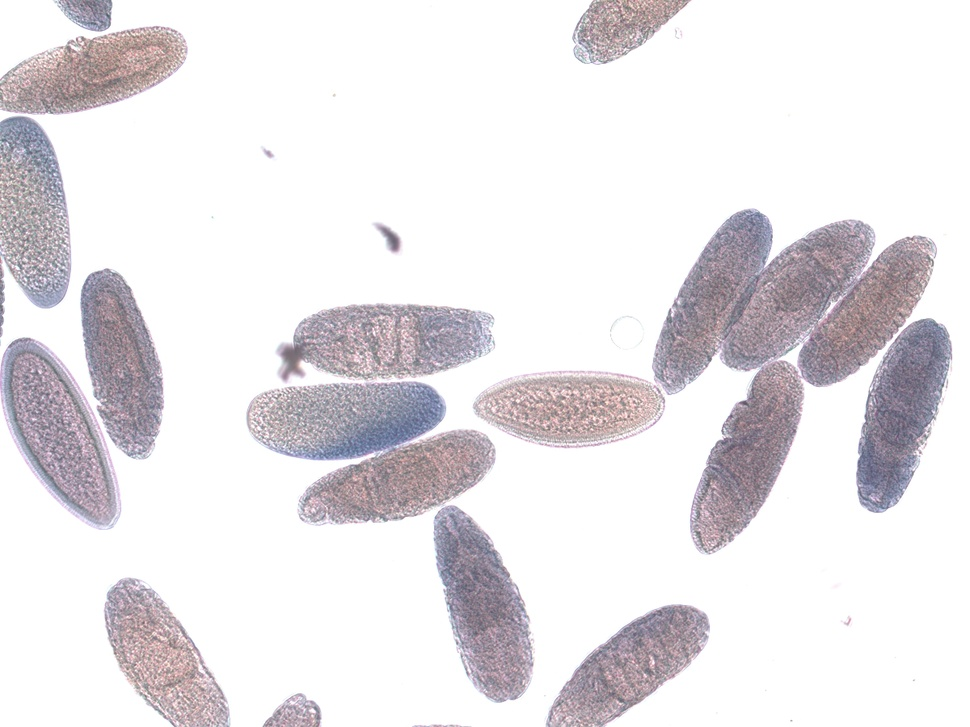
#> input picture Processamento Digital de Imagens/Lab06/insitu107595.jpg, 970 x 727 px, shrunk from 1200 x 900 before the run
$ jupyter execute --allow-errors lab06.ipynb
#> lines starting #> are read from the running program, lines starting #| are printed output that depends on the picture; after the words box and inside, x2 and y2 are one past the last pixel; in counts of white or black regions, pixels touching at a corner belong together
**Prática de Segmentação de imagens**

[cell 1]
# code here
import cv2
import matplotlib.pyplot as plt
import numpy as np

1) Faça a plotagem do histograma da imagem, observando o histograma, escolha um valor para definir um threshold

[cell 2]
img1 = cv2.imread("insitu107595.jpg", cv2.IMREAD_GRAYSCALE)
#> img1: shape (727, 970); min 86, max 255, mean 228.9

histImg = cv2.calcHist([img1], [0], None, [255], [0, 256])
#> histImg = 255 values, max 489092 at index 254, min 0 at index 0, mean 2765.5

# Exiba o histograma
plt.plot(histImg)
plt.title('Histograma da Imagem')
plt.xlabel('Valor dos Pixels')
plt.ylabel('Frequência')
plt.show()
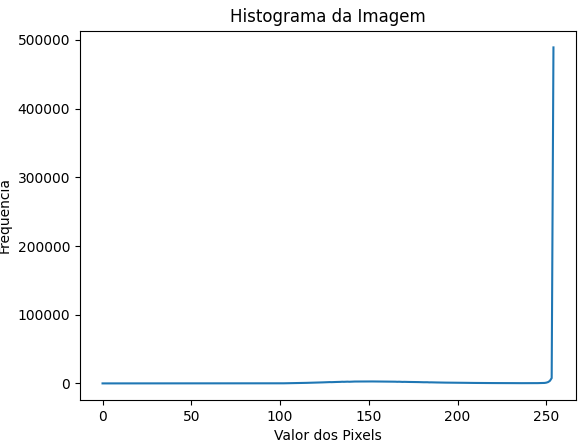
#> figure drawn by matplotlib, 1 panel; curve peaks at x = 254, y = 489092

[cell 3]
thresold = 200
_, img_threshold = cv2.threshold(img1, thresold , 255, cv2.THRESH_BINARY)
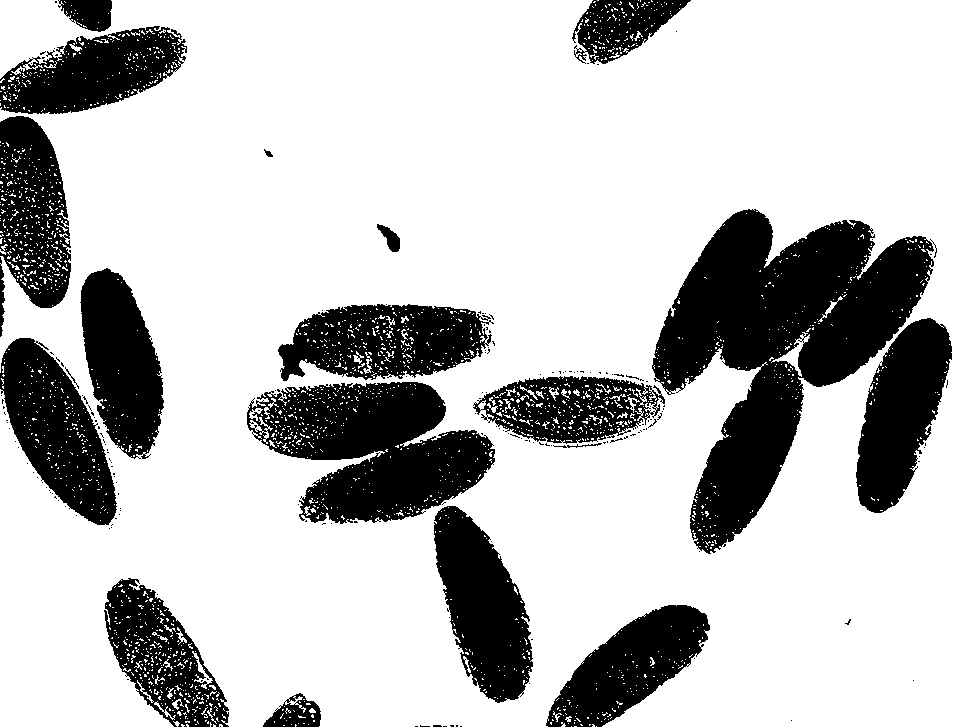
#> img_threshold: shape (727, 970); 75.2% white; 192 black regions (171 under 20 px), largest, box (x1, y1, x2, y2) and area: (652, 209, 934, 554) 43617, (247, 382, 495, 524) 21750, (434, 506, 533, 703) 11705

plt.subplot(131)
plt.imshow(img1, cmap='gray')
plt.title('Imagem original')

plt.subplot(132)
plt.imshow(cv2.cvtColor(img_threshold, cv2.COLOR_BGR2RGB))
plt.title('Imagem Com threshold')

plt.tight_layout()
plt.show()
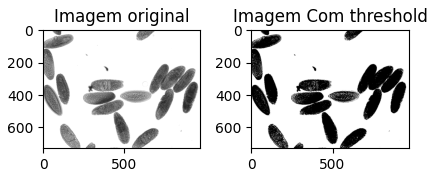
#> figure drawn by matplotlib, 2 panels

2)	Segmentação utilizando a técnica de Threshold Adaptativo (implementar o algortimo). Faça a aplicação do Threshold com e sem suavização prévia

#> (a cell that did not finish here is left out)

[cell 5]
def estimateInitialValues(img):
    media = (int(img.max()) + int(img.min())) / 2
#> media = 170.5

    diference = True
    while diference:
        g1 = img[img <= media]
        g2 = img[img > media]
        media_g1 = (int(g1.max()) + int(g1.min())) / 2
        media_g2 = (int(g2.max()) + int(g2.min())) / 2
        new_media = (media_g1+media_g2)/2

        if media - new_media<=1 and media-new_media>=0:
            diference = False
        media=new_media
#> this loop made 1 pass
#> (media_g1, media_g2, new_media, media) on pass 1: (128, 213, 170.5, 170.5)
    return media

media = estimateInitialValues(img1)
#> media = 170.5
_, imgHistBinary = cv2.threshold(img1, media, 255, cv2.THRESH_BINARY)
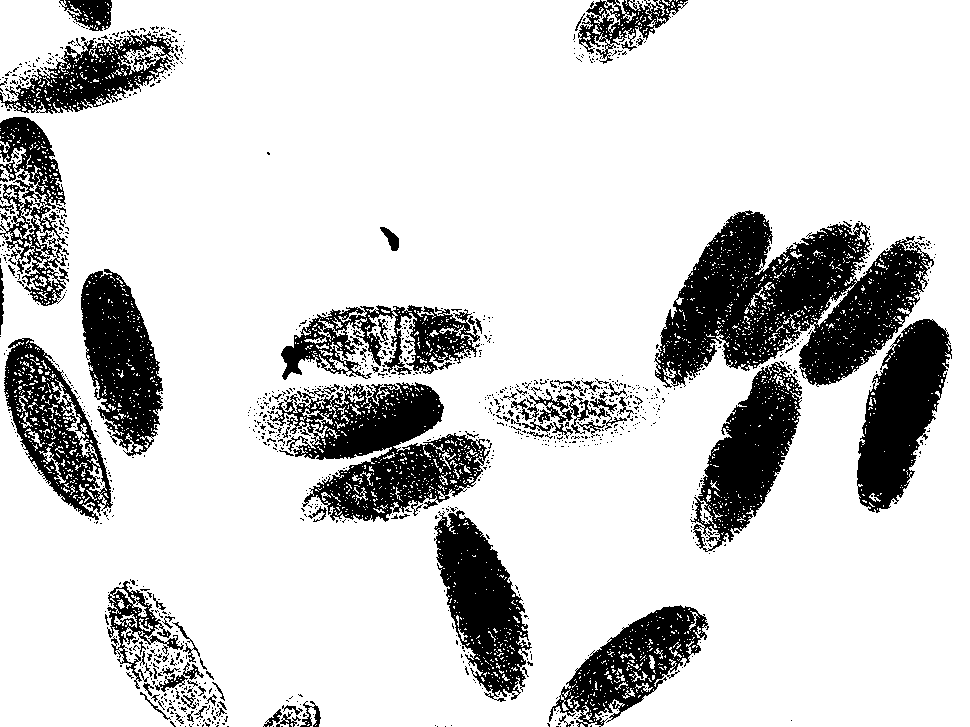
#> imgHistBinary: shape (727, 970); 81.8% white; 1133 black regions (1031 under 20 px), largest, box (x1, y1, x2, y2) and area: (654, 210, 934, 388) 27031, (269, 382, 490, 522) 14792, (857, 319, 952, 513) 10408
img_suavizada = cv2.GaussianBlur(img1, [5,5], 0)
media_imgSuavizada = estimateInitialValues(img_suavizada)
#> the loop in estimateInitialValues (call 2), `while diference:` made 1 pass
#> (media_g1, media_g2, new_media, media) on pass 1: (138.5, 216.5, 177.5, 177.5)
#> media_imgSuavizada = 177.5
_, imgHistBinarySuavizada = cv2.threshold(img_suavizada, media_imgSuavizada, 255, cv2.THRESH_BINARY)
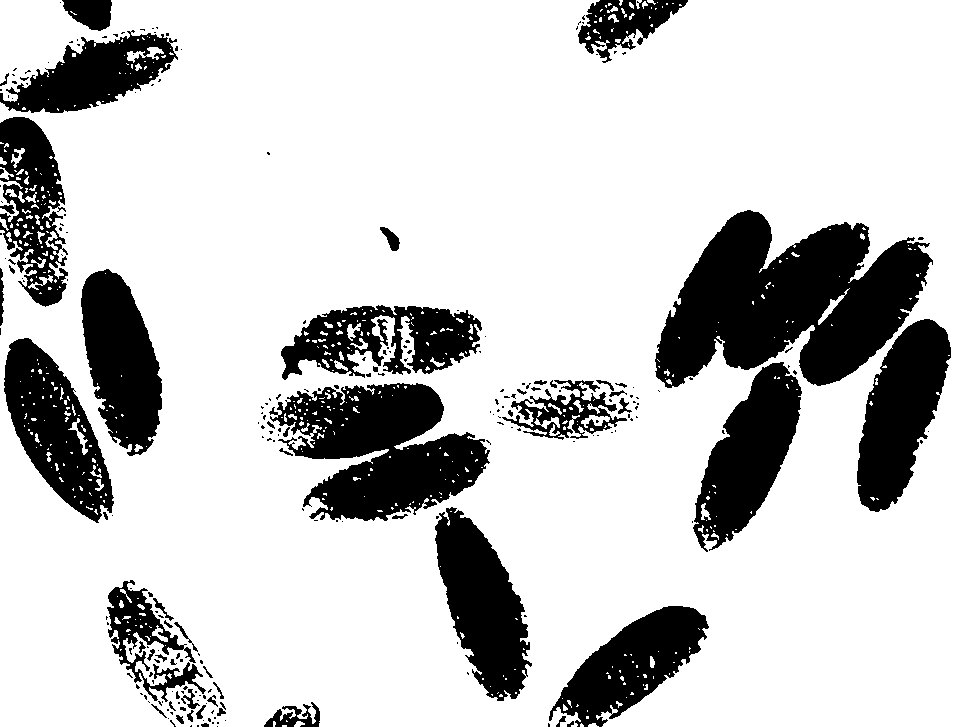
#> imgHistBinarySuavizada: shape (727, 970); 79.2% white; 241 black regions (184 under 20 px), largest, box (x1, y1, x2, y2) and area: (655, 210, 933, 388) 30074, (269, 383, 490, 521) 18026, (857, 319, 951, 512) 10743
print("Valor Thresold: ", media )
#| Valor Thresold:  170.5

plt.subplot(131)
plt.imshow(img1, cmap='gray', vmin=0, vmax=255)
plt.title('Imagem Original')

plt.subplot(132)
plt.imshow(imgHistBinary, cmap='gray', vmin=0, vmax=255)
plt.title('Thresold adaptativo de ' +str(media))

plt.subplot(133)
plt.imshow(imgHistBinarySuavizada, cmap='gray', vmin=0, vmax=255)
plt.title('Thresold adaptativo imagem suavizada de' +str(media_imgSuavizada))

plt.tight_layout()

plt.show()

3) Segmentação utilizando a técnica de Otsu (implementar) . Faça a aplicação do Threshold com e sem suavização prévia. Mostre um gráfico com o histograma juntamente com a variância entre classes (Exemplo: https://en.wikipedia.org/wiki/File:Otsu%27s_Method_Visualization.gif)

[cell 6]
img1 = cv2.imread("insitu107595.jpg", cv2.IMREAD_GRAYSCALE)

plt.imshow(img1, cmap='gray', vmin=0, vmax=255);

#> (a cell that did not finish here is left out)

[cell 8]
img1 = cv2.imread("HE.jpg", cv2.IMREAD_GRAYSCALE)
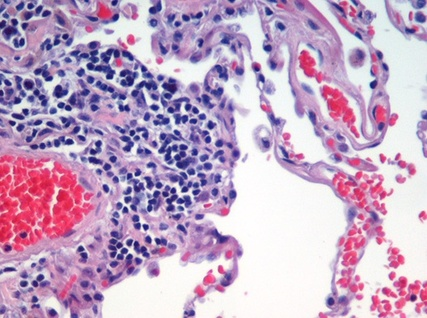
#> input picture Processamento Digital de Imagens/Lab06/HE.jpg, 427 x 318 px, shrunk from 528 x 393 before the run
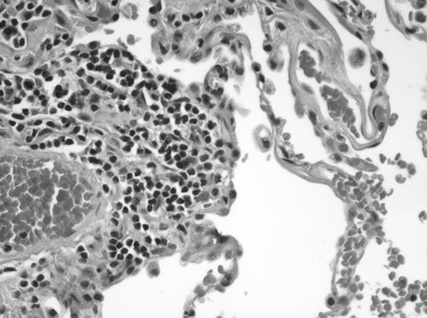
#> img1: shape (318, 427); min 24, max 255, mean 179.5

plt.imshow(img1, cmap='gray', vmin=0, vmax=255);
